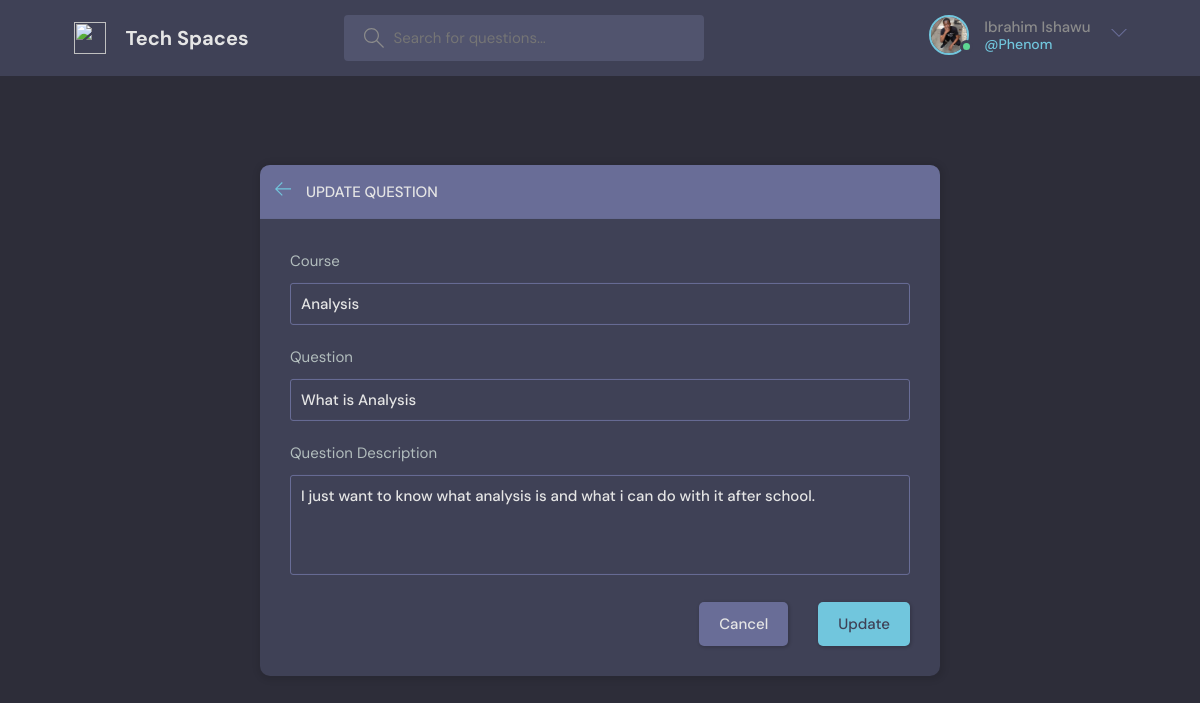
The app's page /question/3/update/ (signed in) with its own data.
### core/models.py (models this page shows, shortened)
class User(AbstractUser):
    name = models.CharField(max_length=200, null=True)
    email = models.EmailField(unique=True, null=True)
    bio = models.TextField(null=True)
    avatar = models.ImageField(null=True, default='avatar.svg', upload_to='avatars')
    REQUIRED_FIELDS = []

class Question(models.Model):
    student = models.ForeignKey(User, on_delete=models.SET_NULL, null=True)
    course = models.ForeignKey(Course, on_delete=models.SET_NULL, null=True)
    name = models.CharField(max_length=200)
    description = models.TextField(null=True, blank=True)
    contributors = models.ManyToManyField(User, related_name='participants', blank=True)
    updated = models.DateTimeField(auto_now=True)
    created = models.DateTimeField(auto_now_add=True)
    class Meta:
        ordering = ["-updated", "-created"]

class Course(models.Model):
    name = models.CharField(max_length=200)
    def __str__(self):
        return self.name

### core/views.py (the view, shortened to what this page needs)
# urls.py: path('question/<int:pk>/update/', views.UpdateQuestion.as_view(), name='update_question'),
class UpdateQuestion(View):
    def get(self, request, pk):
        curr_question = get_object_or_404(Question, id=pk)
        form = AskQuestionForm(instance=curr_question)
        context = {
            'question': curr_question,
            'form': form,
        }
        return render(request, 'core/update_question.html', context)

### core/forms.py
class AskQuestionForm(forms.ModelForm):
    description = forms.CharField(widget=forms.Textarea(attrs={
        'placeholder': 'Give a short description about your question and how you want it answered',
    }))
    class Meta:
        model = Question
        fields = ['name', 'description']

### core/templates/core/update_question.html (shortened to what this page needs)
{% extends 'core/base.html' %}
{% block content %}
  <main class="create-room layout">
    <div class="container">
      <div class="layout__box">
        <div class="layout__boxHeader">
          <div class="layout__boxTitle">
            <a href="{{ request.META.HTTP_REFERER }}">
              <svg version="1.1" xmlns="http://www.w3.org/2000/svg" width="32" height="32" viewBox="0 0 32 32">
                <title>arrow-left</title>
                <path
                  d="M13.723 2.286l-13.723 13.714 13.719 13.714 1.616-1.611-10.96-10.96h27.625v-2.286h-27.625l10.965-10.965-1.616-1.607z">
                </path>
              </svg>
            </a>
            <h3>Update Question</h3>
          </div>
        </div>
        <div class="layout__body">
          <form class="form" method='POST'>
            <div class="form__group">
              <label for="room_topic">Course</label>
              <input required type="text" name="course" value="{{ question.course }}" id="question_course" list="course-list" />
            </div>
              <div class="form__group">
                <label for="room_name">Question</label>
                {{ form.name }}
              </div>
              <div class="form__group">
                <label for="room_description">Question Description</label>
                {{ form.description }}
              </div>
            <div class="form__action">
              <a class="btn btn--dark" href="/">Cancel</a>
              <button class="btn btn--main" type="submit">Update</button>
            </div>
          </form>
        </div>
      </div>
    </div>
  </main>
{% endblock content %}

### core/templates/core/_header.html (shortened to what this page needs)
<header class="header header--loggedIn">
      <div class="container">
        <a href="/" class="header__logo">
          <img src="assets/logo.svg" />
          <h1>Tech Spaces</h1>
        </a>
        <form class="header__search">
          <label>
            <input name='query' placeholder="Search for questions..." />
          </label>
        </form>
        <nav class="header__menu">
          <div class="header__user">
            <a href="{% url 'update_profile' %}">
              <div class="avatar avatar--medium active">
                <img src="{{ request.user.avatar.url }}" />
              </div>
              <p>{{ request.user.name }} <span>@{{ request.user.username }}</span></p>
            </a>
            <button class="dropdown-button">
              <svg version="1.1" xmlns="http://www.w3.org/2000/svg" width="32" height="32" viewBox="0 0 32 32">
                <title>chevron-down</title>
                <path d="M16 21l-13-13h-3l16 16 16-16h-3l-13 13z"></path>
              </svg>
            </button>
          </div>
        </nav>
      </div>
    </header>

### records on screen
User: user.avatar (picture), user.name "Ibrahim Ishawu", user.username "Phenom"
Question: course "Analysis", name "What is Analysis", description "I just want to know what analysis is and what i can do with it after school."
